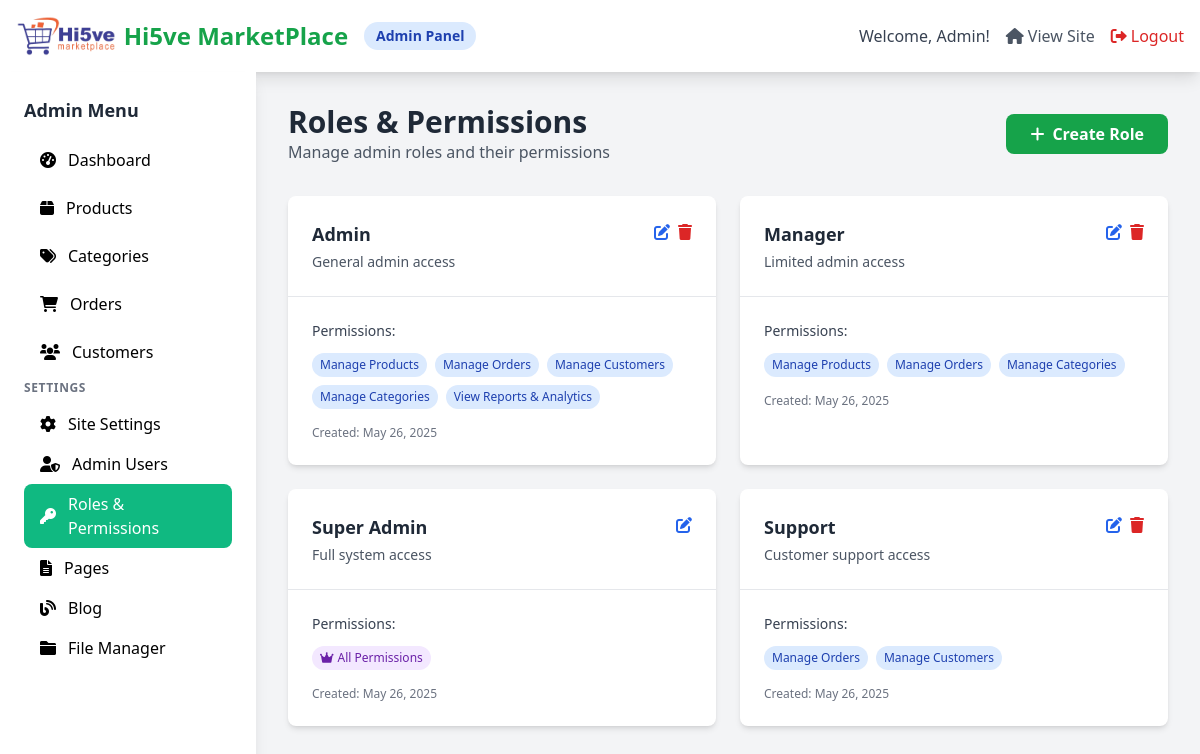
Page /admin/roles.php (signed in) on the committed database.
### tables this page shows
CREATE TABLE admin_roles (
    id INT PRIMARY KEY AUTO_INCREMENT,
    name VARCHAR(50) NOT NULL UNIQUE,
    description TEXT,
    permissions JSON,
    created_at TIMESTAMP DEFAULT CURRENT_TIMESTAMP,
    updated_at TIMESTAMP DEFAULT CURRENT_TIMESTAMP ON UPDATE CURRENT_TIMESTAMP
);

### classes/AdminRole.php (called while the page is built, shortened)
<?php
class AdminRole {
    private $conn;
    private $table = 'admin_roles';
    public function __construct() {
        $database = new Database();
        $this->conn = $database->getConnection();
    }
    public function getAll() {
        try {
            $query = "SELECT * FROM " . $this->table . " ORDER BY name";
            $stmt = $this->conn->prepare($query);
            $stmt->execute();
            return $stmt->fetchAll();
        } catch (PDOException $e) {
            return [];
        }
    }
    public function getAvailablePermissions() {
        return [
            'products' => 'Manage Products',
            'categories' => 'Manage Categories',
            'orders' => 'Manage Orders',
            'customers' => 'Manage Customers',
            'users' => 'Manage Admin Users',
            'roles' => 'Manage Roles & Permissions',
            'settings' => 'Manage Site Settings',
            'content' => 'Manage Content (Pages, Blog)',
            'reports' => 'View Reports & Analytics',
            'files' => 'Manage File Uploads',
            'all' => 'Full System Access (Super Admin)'
        ];
    }
}
?>

### config/database.php (called while the page is built, shortened)
<?php
class Database {
    private $host = 'localhost';
    private $db_name = 'mart3';
    private $username = 'root';
    private $password = '';
    public function getConnection() {
        $this->conn = null;
        try {
            $dsn = "mysql:unix_socket=/Applications/XAMPP/xamppfiles/var/mysql/mysql.sock;dbname=" . $this->db_name;
            $this->conn = new PDO($dsn, $this->username, $this->password);
            $this->conn->setAttribute(PDO::ATTR_ERRMODE, PDO::ERRMODE_EXCEPTION);
            $this->conn->setAttribute(PDO::ATTR_DEFAULT_FETCH_MODE, PDO::FETCH_ASSOC);
        } catch(PDOException $exception) {
            try {
                $this->conn = new PDO(
                    "mysql:host=" . $this->host . ";port=3306;dbname=" . $this->db_name,
                    $this->username,
                    $this->password
                );
                $this->conn->setAttribute(PDO::ATTR_ERRMODE, PDO::ERRMODE_EXCEPTION);
                $this->conn->setAttribute(PDO::ATTR_DEFAULT_FETCH_MODE, PDO::FETCH_ASSOC);
            } catch(PDOException $fallback_exception) {
                echo "Connection error: " . $fallback_exception->getMessage();
            }
        }
        return $this->conn;
    }
}
?>

### admin/roles.php (the view, shortened to what this page needs)
<?php
require_once '../classes/AdminRole.php';
$adminRole = new AdminRole();
$roles = $adminRole->getAll();
$available_permissions = $adminRole->getAvailablePermissions();
include 'includes/admin_header.php';
?>
<div class="max-w-7xl mx-auto">
    <div class="flex justify-between items-center mb-8">
        <div>
            <h1 class="text-3xl font-bold text-gray-800">Roles & Permissions</h1>
            <p class="text-gray-600">Manage admin roles and their permissions</p>
        </div>
        <button onclick="toggleCreateForm()" class="bg-green-600 text-white px-6 py-2 rounded-lg font-semibold hover:bg-green-700 transition duration-300">
            <i class="fas fa-plus mr-2"></i>Create Role
        </button>
    </div>
    <div class="grid lg:grid-cols-2 gap-6">
        <?php foreach ($roles as $role): ?>
        <div class="bg-white rounded-lg shadow-md overflow-hidden">
            <div class="p-6 border-b border-gray-200">
                <div class="flex justify-between items-start">
                    <div>
                        <h3 class="text-lg font-semibold text-gray-800"><?= htmlspecialchars($role['name']) ?></h3>
                        <?php if ($role['description']): ?>
                        <p class="text-sm text-gray-600 mt-1"><?= htmlspecialchars($role['description']) ?></p>
                        <?php endif; ?>
                    </div>
                    <div class="flex space-x-2">
                        <button onclick="editRole(<?= $role['id'] ?>)" class="text-blue-600 hover:text-blue-800" title="Edit Role">
                            <i class="fas fa-edit"></i>
                        </button>
                        <?php if ($role['name'] !== 'Super Admin'): ?>
                        <form method="POST" class="inline" onsubmit="return confirmDelete('Are you sure you want to delete this role?')">
                            <button type="submit" class="text-red-600 hover:text-red-800" title="Delete Role">
                                <i class="fas fa-trash"></i>
                            </button>
                        </form>
                        <?php endif; ?>
                    </div>
                </div>
            </div>
            <div class="p-6">
                <h4 class="text-sm font-medium text-gray-700 mb-3">Permissions:</h4>
                <div class="flex flex-wrap gap-2">
                    <?php
                    $permissions = json_decode($role['permissions'], true);
                    if (in_array('all', $permissions)): ?>
                        <span class="px-2 py-1 bg-purple-100 text-purple-800 text-xs rounded-full">
                            <i class="fas fa-crown mr-1"></i>All Permissions
                        </span>
                    <?php else: ?>
                        <?php foreach ($permissions as $permission): ?>
                        <span class="px-2 py-1 bg-blue-100 text-blue-800 text-xs rounded-full">
                            <?= htmlspecialchars($available_permissions[$permission] ?? $permission) ?>
                        </span>
                        <?php endforeach; ?>
                    <?php endif; ?>
                </div>
                <div class="mt-4 text-xs text-gray-500">
                    Created: <?= date('M j, Y', strtotime($role['created_at'])) ?>
                </div>
            </div>
        </div>
        <?php endforeach; ?>
    </div>
</div>
<?php include 'includes/admin_footer.php'; ?>

### rows in the picture
admin_roles: name "Admin", description "General admin access", permissions "Manage Products", permissions "Manage Orders", permissions "Manage Customers", permissions "Manage Categories", permissions "View Reports & Analytics", created_at "May 26, 2025"
admin_roles: name "Manager", description "Limited admin access", permissions "Manage Products", permissions "Manage Orders", permissions "Manage Categories", created_at "May 26, 2025"
admin_roles: name "Super Admin", description "Full system access", permissions "All Permissions", created_at "May 26, 2025"
admin_roles: name "Support", description "Customer support access", permissions "Manage Orders", permissions "Manage Customers", created_at "May 26, 2025"

### other values in the picture
$_SESSION['first_name'] "Admin"
